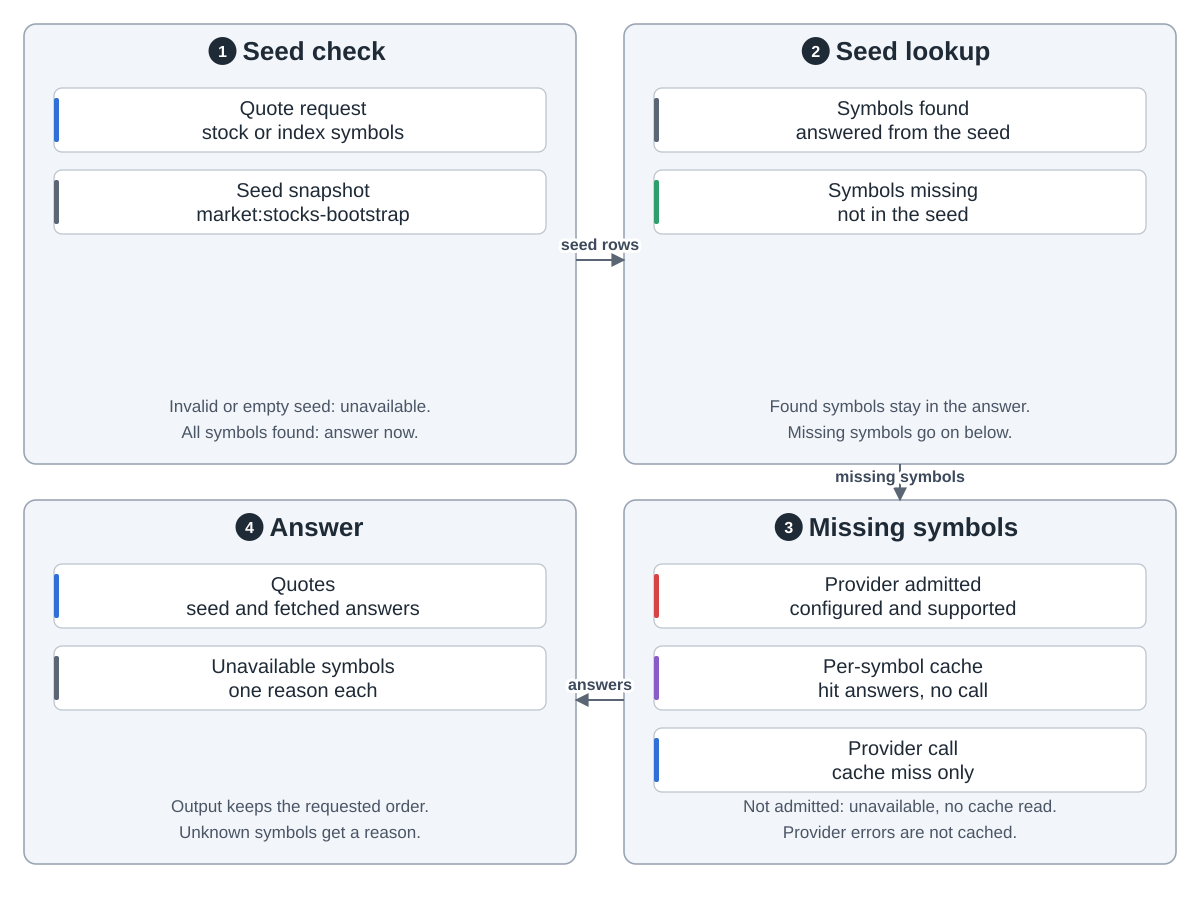

This chart was generated by the following Python code:
"""Stock and index quote reads at worldmonitor a1f94681edb0d82968b7926353e538c4a518a591.
Sources: server/worldmonitor/market/v1/list-market-quotes.ts:383-397 (seed read; error, malformed or
empty seed returns unavailable with no provider call); server/worldmonitor/market/v1/list-market-quotes.ts:417-425
(every requested symbol seeded: return without provider call); server/worldmonitor/market/v1/list-market-quotes.ts:263-285
(provider admission: no configured provider gives notConfigured with no cache read; unsupported symbols get notFound;
symbols over the per-request limit get budget); server/worldmonitor/market/v1/list-market-quotes.ts:304-322
(per-symbol cachedFetchJson, reached only for admitted symbols); server/_shared/redis.ts:1031-1034 (cache hit returns
without calling the fetcher, so no provider call); server/worldmonitor/market/v1/list-market-quotes.ts:432-452
(answers merged in requested order with one reason per unavailable symbol).
Scope: stock and index quotes only; other quote domains are not drawn.
"""
import sys
from pathlib import Path
sys.path.insert(0, str(Path(__file__).resolve().parents[2] / 'tools'))
from archdiagram import Diagram, GW

d = Diagram('Stock and index quotes: seed first',
    'A stock or index quote request reads the fixed market seed first. An invalid or empty seed returns unavailable without calling a provider. '
    'Symbols found in the seed are answered. Missing symbols must first be admitted: a provider has to be configured, support the symbol and fit the per-request limit. '
    'Only admitted symbols check their per-symbol cache, and a cache hit answers without a provider call. A provider is called only on a cache miss. '
    'The answer keeps the requested order and gives a reason for each unavailable symbol.')
d.group(24, 24, GW, 440, 'Seed check', n=1)
d.column(24, 24, [('Quote request|stock or index symbols', 'coding'), ('Seed snapshot|market:stocks-bootstrap', 'data')], first=64, h=64, gap=18)
d.notes(24, 24, 440, 'Invalid or empty seed: unavailable.', 'All symbols found: answer now.')
d.group(624, 24, GW, 440, 'Seed lookup', n=2)
d.column(624, 24, [('Symbols found|answered from the seed', 'data'), ('Symbols missing|not in the seed', 'plan')], first=64, h=64, gap=18)
d.notes(624, 24, 440, 'Found symbols stay in the answer.', 'Missing symbols go on below.')
d.arrow('M576 260H624', label='seed rows', at=(600, 250))
d.group(624, 500, GW, 364, 'Missing symbols', n=3)
d.column(624, 500, [('Provider admitted|configured and supported', 'review'), ('Per-symbol cache|hit answers, no call', 'write'), ('Provider call|cache miss only', 'coding')], first=64, h=64, gap=18)
d.notes(624, 500, 364, 'Not admitted: unavailable, no cache read.', 'Provider errors are not cached.')
d.arrow('M900 464V500', label='missing symbols', at=(900, 482))
d.group(24, 500, GW, 364, 'Answer', n=4)
d.column(24, 500, [('Quotes|seed and fetched answers', 'coding'), ('Unavailable symbols|one reason each', 'data')], first=64, h=64, gap=18)
d.notes(24, 500, 364, 'Output keeps the requested order.', 'Unknown symbols get a reason.')
d.arrow('M624 700H576', label='answers', at=(600, 690))
d.save(Path(__file__).with_suffix('.svg'))
